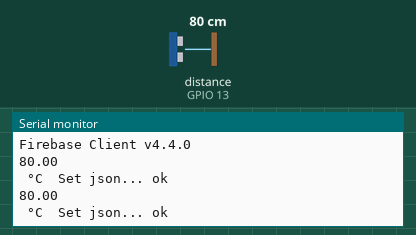
Bench run of a sketch on a simulated ESP32. Shown: the last lines printed to the serial monitor. Wiring (inferred from the names in the program): ultrasonic range finder: trigger GPIO 12; echo GPIO 13. Inputs (shaded band) come from the test bench; at power-on: distance to the obstacle (sensor on GPIO 13) 80 cm. The echo pulse lasts 58.3 µs per cm; WiFi joins after 1.5 s; servers stay silent unless stated.

Above: at 2.7 s.
2.8 s: distance to the obstacle (sensor on GPIO 13) set to 2 cm
At 4.2 s:
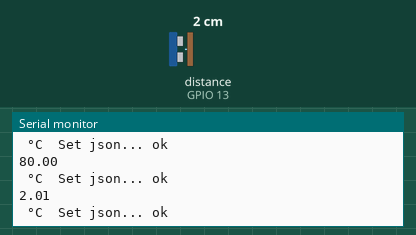
4.4 s: distance to the obstacle (sensor on GPIO 13) set to 4 cm
At 5.9 s:
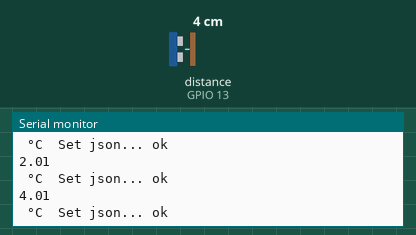
Timing chart, 0 to 7.4 s (numbered marks = the images above; inputs shaded):
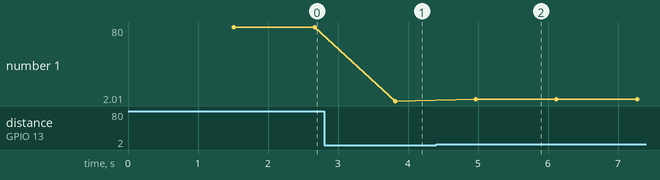

Measured:
- after the input at 2.8 s, the serial monitor: prints a new line after 1.0 s (image 1)
- after the input at 4.4 s, the serial monitor: prints a new line after 0.57 s (image 2)
- plotted number 1: 80 → 2.01 after the input at 2.8 s, 2.01 → 4.01 after the input at 4.4 s

The sketch:

pachaarduino.ino
```cpp
#include <Arduino.h>
#include <WiFi.h>
#include <FirebaseESP32.h>
// Provide the token generation process info.
#include <addons/TokenHelper.h>

// Provide the RTDB payload printing info and other helper functions.
#include <addons/RTDBHelper.h>

#define WIFI_SSID "AXS_2.4G_MC6evP"
#define WIFI_PASSWORD "g3aRhaha"

#define DATABASE_URL "https://pacha-oficial-default-rtdb.firebaseio.com/"
#define API_KEY "AIzaSyDVIY_jIUE-s5oudL2sd7DwvLMKa3NcTFA"

//FirebaseData firebaseData;
//FirebaseJson json;
/* 4. Define the user Email and password that alreadey registerd or added in your project */
#define USER_EMAIL "samu28n04@gmail.com"
#define USER_PASSWORD "12345abcd"

// Define Firebase Data object
FirebaseData fbdo;

FirebaseAuth auth;
FirebaseConfig config;

unsigned long sendDataPrevMillis = 0;

unsigned long count = 0;

int trig = 12;
int eco = 13;
float tiempo;
float distancia;

void setup(){
  pinMode(trig, OUTPUT);
  pinMode(eco, INPUT);
  Serial.begin(115200);

  WiFi.begin(WIFI_SSID, WIFI_PASSWORD);
  Serial.print("Connecting to Wi-Fi");
  while (WiFi.status() != WL_CONNECTED)
  {
    Serial.print(".");
    delay(300);
  }
  Serial.println();
  Serial.print("Connected with IP: ");
  Serial.println(WiFi.localIP());
  Serial.println();

  Serial.printf("Firebase Client v%s\n\n", FIREBASE_CLIENT_VERSION);

  /* Assign the api key (required) */
  config.api_key = API_KEY;

  /* Assign the user sign in credentials */
  auth.user.email = USER_EMAIL;
  auth.user.password = USER_PASSWORD;

  /* Assign the RTDB URL (required) */
  config.database_url = DATABASE_URL;

  /* Assign the callback function for the long running token generation task */
  config.token_status_callback = tokenStatusCallback; // see addons/TokenHelper.h

  // Comment or pass false value when WiFi reconnection will control by your code or third party library e.g. WiFiManager
  Firebase.reconnectNetwork(true);

  // Since v4.4.x, BearSSL engine was used, the SSL buffer need to be set.
  // Large data transmission may require larger RX buffer, otherwise connection issue or data read time out can be occurred.
  fbdo.setBSSLBufferSize(4096, 1024);

  Firebase.begin(&config, &auth);

  Firebase.setDoubleDigits(5);

}

void loop(){
  digitalWrite(trig, HIGH);
  delay(1);
  digitalWrite(trig, LOW);

  tiempo = pulseIn(eco, HIGH);
  distancia = tiempo/58.3;

  Serial.println(distancia);
  Serial.print(" °C\t");
  FirebaseJson json;

  //}
  json.set("/temp", distancia);
  Serial.printf("Set json... %s\n", Firebase.set(fbdo, F("/"), json) ? "ok" : fbdo.errorReason().c_str());
  delay(1000);
}
```
